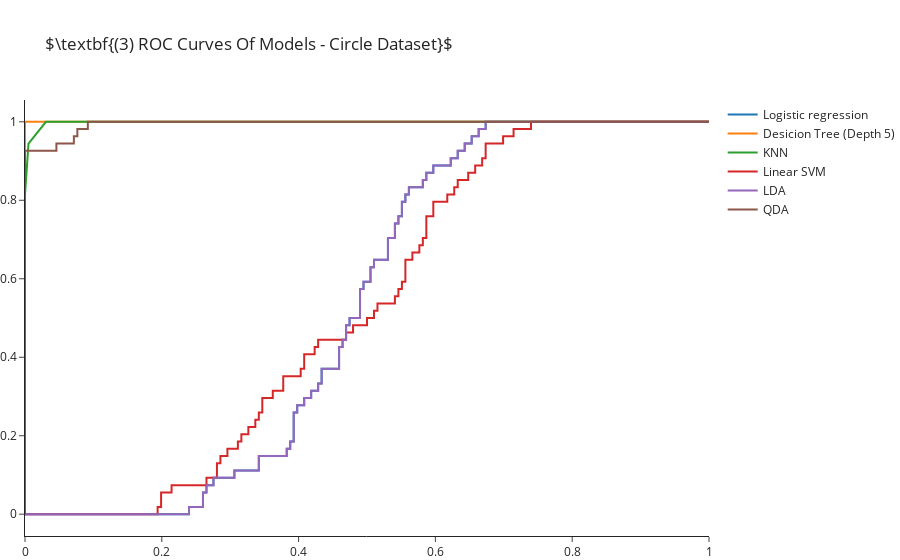

Source (notebook cell):
### Markdown cell above
## Evaluating Models

### Code cell
fig = go.Figure(layout=go.Layout(title=rf"$\textbf{{(3) ROC Curves Of Models - {title} Dataset}}$", margin=dict(t=100)))
for i, model in enumerate(models):
    fpr, tpr, th = metrics.roc_curve(y, model.predict_proba(X)[:, 1])
    fig.add_trace(go.Scatter(x=fpr, y=tpr, mode='lines', name=model_names[i]))
fig.show()
